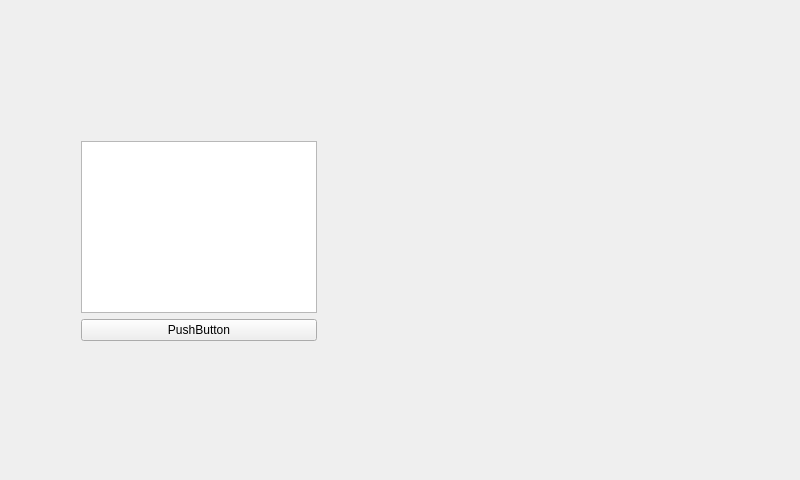
<?xml version="1.0" encoding="UTF-8"?>
<ui version="4.0">
 <class>Widget</class>
 <widget class="QWidget" name="Widget">
  <property name="geometry">
   <rect>
    <x>0</x>
    <y>0</y>
    <width>800</width>
    <height>480</height>
   </rect>
  </property>
  <property name="windowTitle">
   <string>Widget</string>
  </property>
  <widget class="QWidget" name="layoutWidget">
   <property name="geometry">
    <rect>
     <x>70</x>
     <y>130</y>
     <width>258</width>
     <height>222</height>
    </rect>
   </property>
   <layout class="QVBoxLayout" name="verticalLayout">
    <item>
     <widget class="QPlainTextEdit" name="plainTextEdit"/>
    </item>
    <item>
     <widget class="QPushButton" name="pushButton">
      <property name="text">
       <string>PushButton</string>
      </property>
     </widget>
    </item>
   </layout>
  </widget>
 </widget>
 <layoutdefault spacing="6" margin="11"/>
 <resources/>
 <connections/>
</ui>
